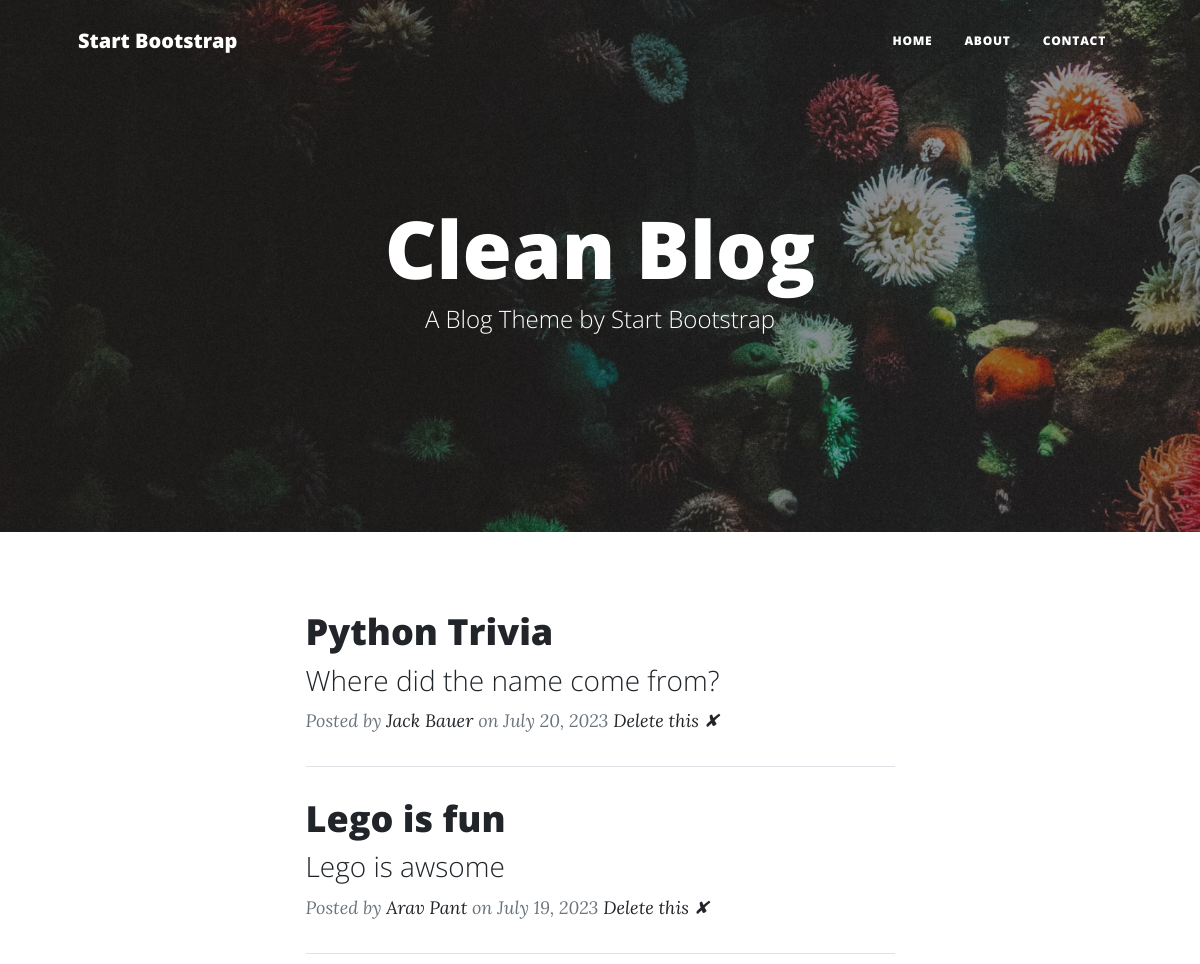
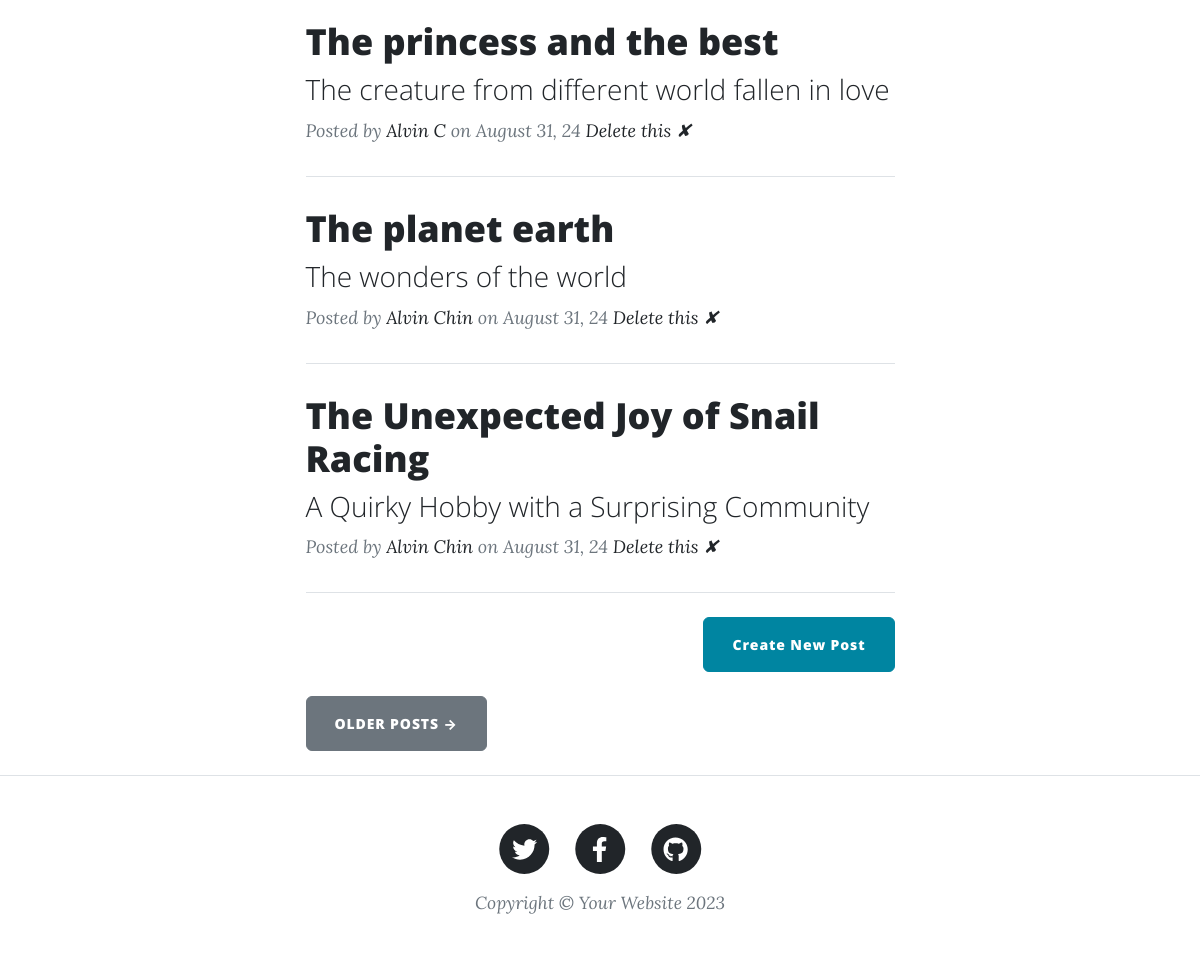
The page / on the database its author committed (2 pictures, top to bottom).
### main.py (models this page shows)
class BlogPost(db.Model):
    id: Mapped[int] = mapped_column(Integer, primary_key=True)
    title: Mapped[str] = mapped_column(String(250), unique=True, nullable=False)
    subtitle: Mapped[str] = mapped_column(String(250), nullable=False)
    date: Mapped[str] = mapped_column(String(250), nullable=False)
    body: Mapped[str] = mapped_column(Text, nullable=False)
    author: Mapped[str] = mapped_column(String(250), nullable=False)
    img_url: Mapped[str] = mapped_column(String(250), nullable=False)

### main.py (the view)
@app.route('/')
def get_all_posts():
    page = request.args.get('page', 1, type=int)
    per_page = 5 # Number of posts per page
    paginated_posts = BlogPost.query.order_by(BlogPost.date.desc()).paginate(
        page=page,
        per_page=per_page,
        error_out=False
    )
    return render_template("index.html",
                           all_posts=paginated_posts.items,
                           pagination=paginated_posts)

### templates/index.html (shortened to what this page needs)
{% include "header.html" %}
<header
  class="masthead"
  style="background-image: url('../static/assets/img/home-bg.jpg')"
>
  <div class="container position-relative px-4 px-lg-5">
    <div class="row gx-4 gx-lg-5 justify-content-center">
      <div class="col-md-10 col-lg-8 col-xl-7">
        <div class="site-heading">
          <h1>Clean Blog</h1>
          <span class="subheading">A Blog Theme by Start Bootstrap</span>
        </div>
      </div>
    </div>
  </div>
</header>
<div class="container px-4 px-lg-5">
  <div class="row gx-4 gx-lg-5 justify-content-center">
    <div class="col-md-10 col-lg-8 col-xl-7">
      {% for post in all_posts %}
      <div class="post-preview">
        <a href="{{ url_for('show_post', post_id=post.id) }}">
          <h2 class="post-title">{{ post.title }}</h2>
          <h3 class="post-subtitle">{{ post.subtitle }}</h3>
        </a>
        <p class="post-meta">
          Posted by
          <a href="#">{{post.author}}</a>
          on {{post.date}}
          <a href="{{url_for('delete_post', post_id=post.id) }}"> Delete this ✘</a>
        </p>
      </div>
      <hr class="my-4" />
      {% endfor %}
      <div class="d-flex justify-content-end mb-4">
        <a
          class="btn btn-primary float-right"
          href="{{ url_for('add_new_post') }}"
          >Create New Post</a
        >
      </div>
       <div class="d-flex justify-content-between mb-4">
        {% if pagination.has_next %}
        <a class="btn btn-secondary text-uppercase" href="{{ url_for('get_all_posts', page=pagination.next_num) }}">Older Posts →</a>
        {% endif %}
      </div>
    </div>
  </div>
</div>
{% include "footer.html" %}

### templates/header.html (shortened to what this page needs)
<!DOCTYPE html>
<html lang="en">
  <head>
    {% block styles %}
    {{ bootstrap.load_css() }}
    <link
      href="{{ url_for('static', filename='css/styles.css') }}"
      rel="stylesheet"
    />
    {% endblock %}
  </head>
  <body>
    <nav class="navbar navbar-expand-lg navbar-light" id="mainNav">
      <div class="container px-4 px-lg-5">
        <a class="navbar-brand" href="/">Start Bootstrap</a>
        <div class="collapse navbar-collapse" id="navbarResponsive">
          <ul class="navbar-nav ms-auto py-4 py-lg-0">
            <li class="nav-item">
              <a
                class="nav-link px-lg-3 py-3 py-lg-4"
                href="{{ url_for('get_all_posts') }}"
                >Home</a
              >
            </li>
            <li class="nav-item">
              <a
                class="nav-link px-lg-3 py-3 py-lg-4"
                href="{{ url_for('about') }}"
                >About</a
              >
            </li>
            <li class="nav-item">
              <a
                class="nav-link px-lg-3 py-3 py-lg-4"
                href="{{ url_for('contact') }}"
                >Contact</a
              >
            </li>
          </ul>
        </div>
      </div>
    </nav>

### templates/footer.html (shortened to what this page needs)
        <footer class="border-top">
          <div class="container px-4 px-lg-5">
              <div class="row gx-4 gx-lg-5 justify-content-center">
                  <div class="col-md-10 col-lg-8 col-xl-7">
                      <ul class="list-inline text-center">
                          <li class="list-inline-item">
                              <a href="#!">
                                  <span class="fa-stack fa-lg">
                                      <i class="fas fa-circle fa-stack-2x"></i>
                                      <i class="fab fa-twitter fa-stack-1x fa-inverse"></i>
                                  </span>
                              </a>
                          </li>
                          <li class="list-inline-item">
                              <a href="#!">
                                  <span class="fa-stack fa-lg">
                                      <i class="fas fa-circle fa-stack-2x"></i>
                                      <i class="fab fa-facebook-f fa-stack-1x fa-inverse"></i>
                                  </span>
                              </a>
                          </li>
                          <li class="list-inline-item">
                              <a href="#!">
                                  <span class="fa-stack fa-lg">
                                      <i class="fas fa-circle fa-stack-2x"></i>
                                      <i class="fab fa-github fa-stack-1x fa-inverse"></i>
                                  </span>
                              </a>
                          </li>
                      </ul>
                      <div class="small text-center text-muted fst-italic">Copyright &copy; Your Website 2023</div>
                  </div>
              </div>
          </div>
      </footer>
  </body>
</html>

### rows shown on the page
BlogPost: title "Python Trivia", subtitle "Where did the name come from?", author "Jack Bauer", date "July 20, 2023"
BlogPost: title "Lego is fun", subtitle "Lego is awsome", author "Arav Pant", date "July 19, 2023"
BlogPost: title "The princess and the best", subtitle "The creature from different world fallen in love", author "Alvin C", date "August 31, 24"
BlogPost: title "The planet earth", subtitle "The wonders of the world", author "Alvin Chin", date "August 31, 24"
BlogPost: title "The Unexpected Joy of Snail Racing", subtitle "A Quirky Hobby with a Surprising Community", author "Alvin Chin", date "August 31, 24"
